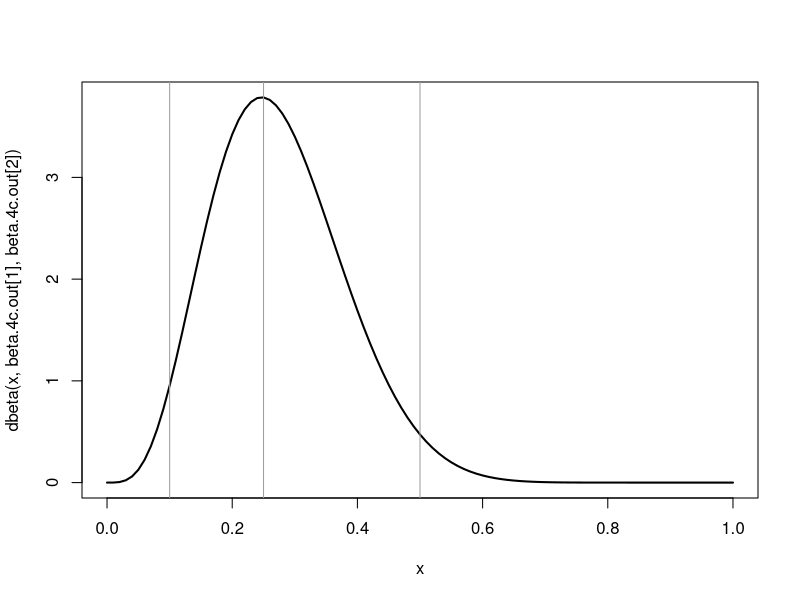

Source code (R): (Note: this script raises an error after producing the figure.)
####
#### Read in Moth and LifeSpan data
####

Moth <- read.table("MothData.txt",header=TRUE)
Needles <- read.table("NeedleLifeSpan.txt",header=TRUE)

# Look at data:
#Moth$Placed
#Needles

# Total Placed:
tot.placed <- sum(Moth$Placed)
# Total Removed
tot.removed <- sum(Moth$Removed)
# Total not removed
tot.remain <- sum(Moth$Placed)- sum(Moth$Removed)

# Sum of life-span data
tot.life <- sum(Needles$LifeSpan)
# Sample size:
n.life <- length(Needles$LifeSpan)


##########  Mevin's approach to Problem 4    #############

####
####  MH: 4 a
####

fcn.4a <- function(ab){
  ans1=0.1
  ans2=0.5
  a=ab[1]
  b=ab[2]
  tmp1=a+b
  tmp2=a/(a+b)
  tmp=(tmp1-ans1)^2+(tmp2-ans2)^2  #  Note: this is a squared error loss function
  tmp
}
 
optim(c(1,1),fcn.4a)$par # These are a and b

####
####  MH: 4 b
####

fcn.4b <- function(ab){
  ans1=0.1
  ans2=0.025
  a=ab[1]
  b=ab[2]
  tmp1=a/(a+b)
  tmp2=sqrt((a*b)/(((a+b)^2)*(a+b+1)))
  tmp=(tmp1-ans1)^2+(tmp2-ans2)^2  #  Note: this is a squared error loss function
  tmp
}
 
optim(c(10,100),fcn.4b)$par # These are a and b

####
####  MH: 4 c 
####

fcn.4c <- function(ab){
  ans1=0.1
  ans2=0.5
  a=ab[1]
  b=ab[2]
  tmp1=qbeta(.025,a,b)
  tmp2=qbeta(.975,a,b)
  tmp=(tmp1-ans1)^2+(tmp2-ans2)^2  #  Note: this is a squared error loss function
  tmp
}

beta.4c.out=optim(c(1,3),fcn.4c)$par # These are a and b
curve(dbeta(x,beta.4c.out[1],beta.4c.out[2]),lwd=2,xlim=c(0,1))
abline(v=qbeta(c(.025,.975),beta.4c.out[1],beta.4c.out[2]),col=8)
abline(v=.25,col=8)
beta.4c.out


########################################################################
##########
##########  Kiona's approach to Problem 4 (and the rest)   
##########
########################################################################

####
####  KO: 4 a
####	need package: rootSolve
#### 	to load: >library(rootSolve)
####

fcn.4a <- function(ab,val){
	a=ab[1]
	b=ab[2]
	F1 <- a+b - val["n"]
	F2 <- a/(a+b) - val["Ep"]
	c(F1=F1, F2=F2)
}

sol.4a <- multiroot(f=fcn.4a, c(0.045, 0.065),maxiter=100,rtol=1e-6,val=c(n=.1,Ep=.5))

####
####  KO: 4 b
####

fcn.4b <- function(ab,val){
	a=ab[1]
	b=ab[2]
	F1 <- a/(a+b) - val["Ep"]
	F2 <- sqrt(a*b/(((a+b)^2)*(a+b+1)))-val["SDp"]
	c(F1=F1, F2=F2)
}

sol.4b <- multiroot(f=fcn.4b, c(6, 12),maxiter=100,rtol=1e-6,positive=TRUE,val=c(Ep=0.1,SDp=0.025))


####
####  KO: 4 c
####

fcn.4c <- function(ab,val){
	a=ab[1]
	b=ab[2]
	F1 <- (a-1)/(a+b-2) - val["mode"]
	F2 <- pbeta(val["q"],a,b)-val["prob"]
	c(F1=F1, F2=F2)
}

sol.4c <- multiroot(f=fcn.4c, c(6, 12),maxiter=100,rtol=1e-6,positive=TRUE,val=c(mode=.25,q=.1,prob=0.01))


####
####  KO: 5
####
####	This is a little tricky because need to recognize that the mean life-span is given
#### 	by E(Y) = 1/beta given the rate parameterization of the exponential likelihood.
####	So, beta is the expected turn-over (1/yr), and if beta ~ gamma(a,b), then this is
#### 	equivalent to 1/beta ~ inv-gamma(a,b). Use moment matching with the inv-gamma
####	to solve for hyperparameters a and b (or, c and d in hand-out?).
####

fcn.5 <- function(ab,val){
	a=ab[1]
	b=ab[2]
	F1 <- b/(a-1) - val["Ep"]
	F2 <- sqrt((b^2)/(((a-1)^2)*(a-2)))-val["SDp"]
	c(F1=F1, F2=F2)
}

sol.5 <- multiroot(f=fcn.5, c(6, 12),maxiter=100,rtol=1e-6,positive=TRUE,val=c(Ep=12,SDp=2))


####
####  KO: 6
####

# Likehood (unnormalized) for moth data:
likeM <- function(x){
	(x^132)*((1-x)^352)
}

# Likehood (unnormalized) for needle life-span data:
likeL <- function(x){
	(x^18)*exp(-x*147.6)
}

par(mfrow=c(3,2))
# For prior M1:
curve(dbeta(x,0.05,0.05),from=0,to=1,lwd=3,ylim=c(0,20),n=5000,ylab="Density")
curve(dbeta(x,132+0.05,352+0.05),from=0,to=1,add=TRUE,col="cyan",lwd=3)
curve(likeM(x)*20/(likeM(132/(132+352))),from=0,to=1,add=TRUE,col="red",lwd=3)
#legend(x=0.5,y=18,legend=c("prior","posterior","likelihood"),lty=1,lwd=2,col=c("black","cyan","red"))

# For prior M2:
curve(dbeta(x,14,129),from=0,to=1,lwd=3,ylim=c(0,25),n=5000,ylab="Density")
curve(dbeta(x,132+14,352+129),from=0,to=1,add=TRUE,col="cyan",lwd=3)
curve(likeM(x)*23.5/(likeM(132/(132+352))),from=0,to=1,add=TRUE,col="red",lwd=3)
#legend(x=0.5,y=18,legend=c("prior","posterior","likelihood"),lty=1,lwd=2,col=c("black","cyan","red"))

# For prior M3:
curve(dbeta(x,6.9,18.6),from=0,to=1,lwd=3,ylim=c(0,22),n=5000,ylab="Density")
curve(dbeta(x,132+6.9,352+18.6),from=0,to=1,add=TRUE,col="cyan",lwd=3)
curve(likeM(x)*20/(likeM(132/(132+352))),from=0,to=1,add=TRUE,col="red",lwd=3)
#legend(x=0.5,y=18,legend=c("prior","posterior","likelihood"),lty=1,lwd=2,col=c("black","cyan","red"))

# For prior L1; for beta (turn-over rate, yr-1):
curve(dgamma(x,38,444),from=0,to=0.5,lwd=3,ylim=c(0,35),n=5000,ylab="Density")
curve(dgamma(x,18+38,147.6+444),from=0,to=0.5,add=TRUE,col="cyan",lwd=3)
curve(likeL(x)*32/(likeL(18/147.6)),from=0,to=0.5,add=TRUE,col="red",lwd=3)
#legend(x=0.3,y=34,legend=c("prior","posterior","likelihood"),lty=1,lwd=2,col=c("black","cyan","red"))

# For prior L1; for 1/beta (life-span, yr):
curve(densigamma(x,38,444),from=2.5,to=21,lwd=3,ylim=c(0,0.3),xlim=c(0,25), n=5000,ylab="Density")
curve(densigamma(x,18+38,147.6+444),from=2.5,to=21,add=TRUE,col="cyan",lwd=3)
curve(likeL(x)*0.28/(likeL(18/147.6)),from=2.5,to=21,add=TRUE,col="red",lwd=3)

plot(1,2,type="n",axes=FALSE,xlab=NA,ylab=NA)
legend(x=1,y=2,xjust=0.5,yjust=0.5,legend=c("prior","posterior","likelihood"),lty=1,lwd=2,col=c("black","cyan","red"),cex=2)



####
####  KO: 7
####	need package: pscl
####  to load: > library(pscl)

hpd.fcn <- function(LS,ab,prob){
	a=ab[1]
	b=ab[2]
	F1 <- densigamma(LS[1],a,b)-densigamma(LS[2],a,b)
	F2 <- pigamma(LS[2],a,b)-pigamma(LS[1],a,b)-prob
	c(F1=F1, F2=F2)
}

hpd.prior <- multiroot(f=hpd.fcn, c(8, 16),maxiter=100,rtol=1e-6,positive=TRUE,ab=c(38,444),prob=c(0.95))
hpd.post <- multiroot(f=hpd.fcn, c(8, 14),maxiter=100,rtol=1e-6,positive=TRUE,ab=c(38+18,444+147.6),prob=c(0.95))

# Central 95% CI prior
qigamma(0.025,38,444)
qigamma(0.975,38,444)


# Central 95% CI posterior
qigamma(0.025,38+18,444+147.6)
qigamma(0.975,38+18,444+147.6)

####
####  KO: 8
####	

# Define function to generate unobserved or new data (y) from a binomial
# distribution given that the probability parameter (theta) arised from
# a beta distribution with parameters a and b (defaults set to the prior
# values, but can change these to the posterior values since the beta
# is conjugate to the likelihood (and thus, posterior for theta is also a beta).

pred.y <- function(Nsamples,a=prior.a, b=prior.b, n){
	theta <- rbeta(Nsamples,shape1=a, shape2=b)
	#y <- rbinom(Nsamples,size=rep(n,length(theta)),prob=theta)
	y <- rbinom(Nsamples,n,prob=theta)
}

# Generate y from its prior predictive and posterior predictive distributions
# and plot these for the 3 different priors (M1, M2, M3)

par(mfrow=c(3,2))
Nsamples = 5000
n=100
# Prior predictive: Prior M1
y.prior.pred <- pred.y(Nsamples ,a=sol.4a$root[1],b=sol.4a$root[2],n)
# Posterior predictive: Prior M1
y.post.pred <- pred.y(Nsamples ,a=sol.4a$root[1]+tot.removed,b=sol.4a$root[2]+tot.remain,n=100)
hist(y.prior.pred,xlim=c(0,100),breaks=(-1:100)+0.5,freq=FALSE,ylab="Density")
hist(y.post.pred,,xlim=c(0,100),breaks=(-1:100)+0.5,freq=FALSE,ylab="Density")

# Prior predictive: Prior M2
y.prior.pred <- pred.y(Nsamples ,a=sol.4b$root[1],b=sol.4b$root[2],n)
# Posterior predictive: Prior M2
y.post.pred <- pred.y(Nsamples ,a=sol.4b$root[1]+tot.removed,b=sol.4b$root[2]+tot.remain,n=100)
hist(y.prior.pred,xlim=c(0,100),breaks=(-1:100)+0.5,freq=FALSE,ylab="Density")
hist(y.post.pred,xlim=c(0,100),breaks=(-1:100)+0.5,freq=FALSE,ylab="Density")

# Prior predictive: Prior M3
y.prior.pred <- pred.y(Nsamples ,a=sol.4c$root[1],b=sol.4c$root[2],n)
# Posterior predictive: Prior M2
y.post.pred <- pred.y(Nsamples ,a=sol.4c$root[1]+tot.removed,b=sol.4c$root[2]+tot.remain,n=100)
hist(y.prior.pred,xlim=c(0,100),breaks=(-1:100)+0.5,freq=FALSE,ylab="Density")
hist(y.post.pred,xlim=c(0,100),breaks=(-1:100)+0.5,freq=FALSE,ylab="Density")

